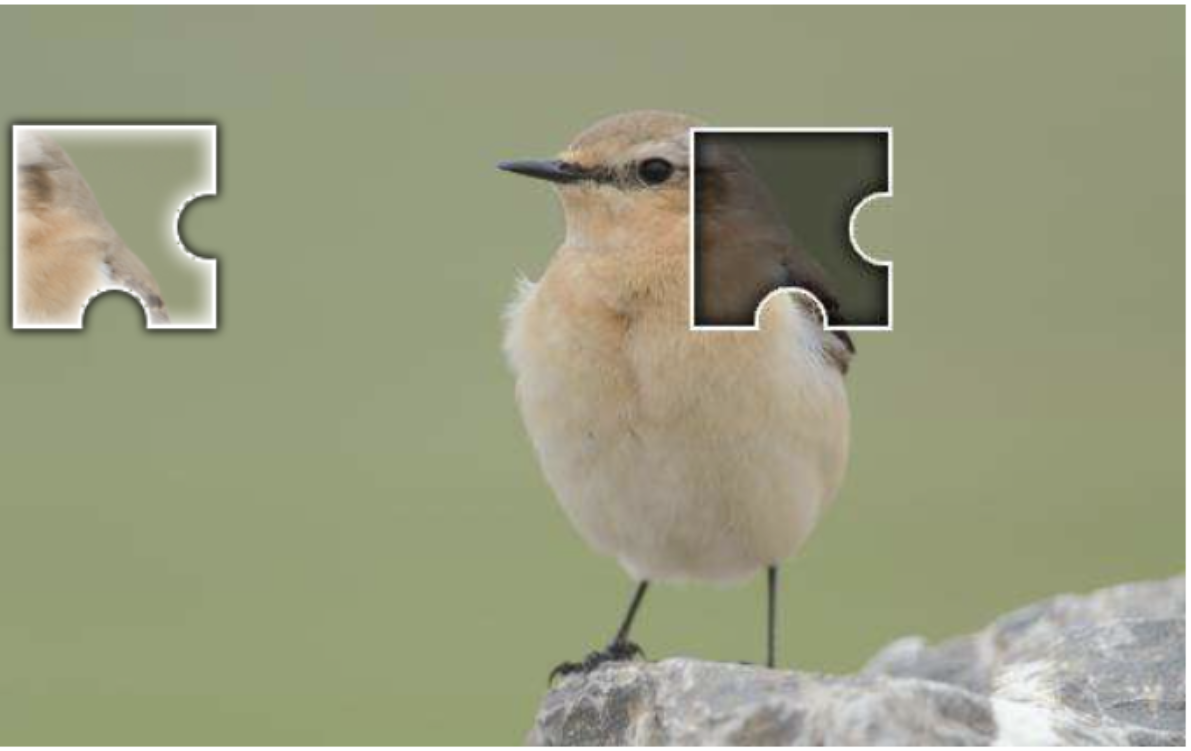
#> input picture week2/image2.png, 1191 x 751 px
$ python 3.py
#> lines starting #> are read from the running program, lines starting #| are printed output that depends on the picture; after the words box and inside, x2 and y2 are one past the last pixel; in counts of white or black regions, pixels touching at a corner belong together
import cv2
import numpy as np

background = cv2.imread('image2.png')
#> background is the input picture: shape (751, 1191, 3); mean B, G, R 128.7, 156.9, 153.9
slider = cv2.imread('slider.png')
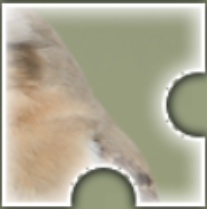
#> input picture week2/slider.png, 207 x 209 px
#> slider is the input picture: shape (209, 207, 3); mean B, G, R 148.7, 170.3, 174.6

bg_height, bg_width = background.shape[:2]
#> bg_height = 751; bg_width = 1191
slider_height, slider_width = slider.shape[:2]
#> slider_height = 209; slider_width = 207

start_x = bg_width // 2
#> start_x = 595
roi = background[0:bg_height, start_x:bg_width]
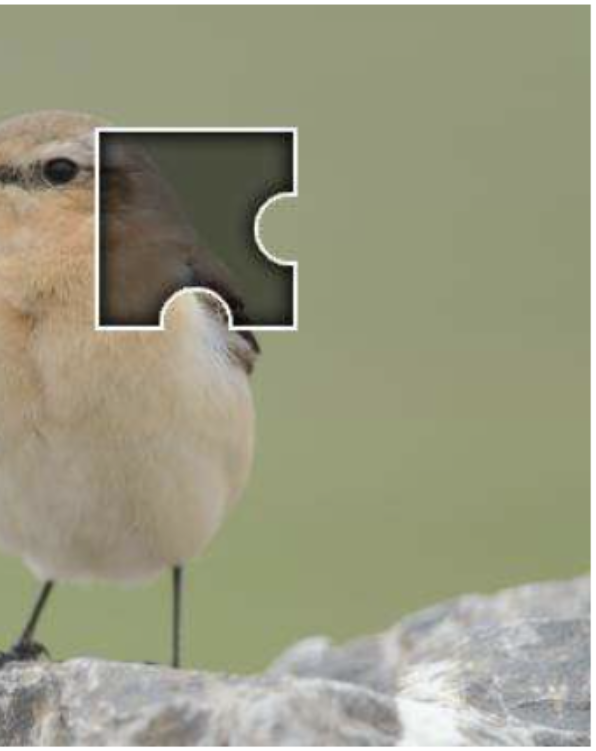
#> roi: shape (751, 596, 3); mean B, G, R 129.1, 153.4, 153.3

result = cv2.matchTemplate(roi, slider, cv2.TM_CCOEFF_NORMED)
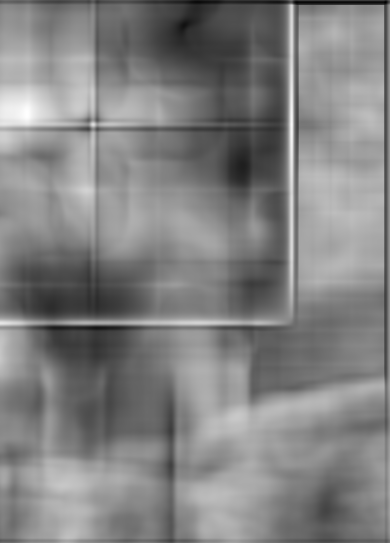
#> result: shape (543, 390) float32; min -0.267, max 0.288, mean 0.0157; drawn with min black and max white
min_val, max_val, min_loc, max_loc = cv2.minMaxLoc(result)
#> min_val = -0.267; max_val = 0.288; min_loc = (385, 2); max_loc = (26, 114)

top_left_roi = max_loc
#> top_left_roi = (26, 114)
top_left_original = (top_left_roi[0] + start_x, top_left_roi[1])
#> top_left_original = (621, 114)
bottom_right_original = (top_left_original[0] + slider_width, top_left_original[1] + slider_height)
#> bottom_right_original = (828, 323)

background[top_left_original[1]:bottom_right_original[1],
           top_left_original[0]:bottom_right_original[0]] = slider
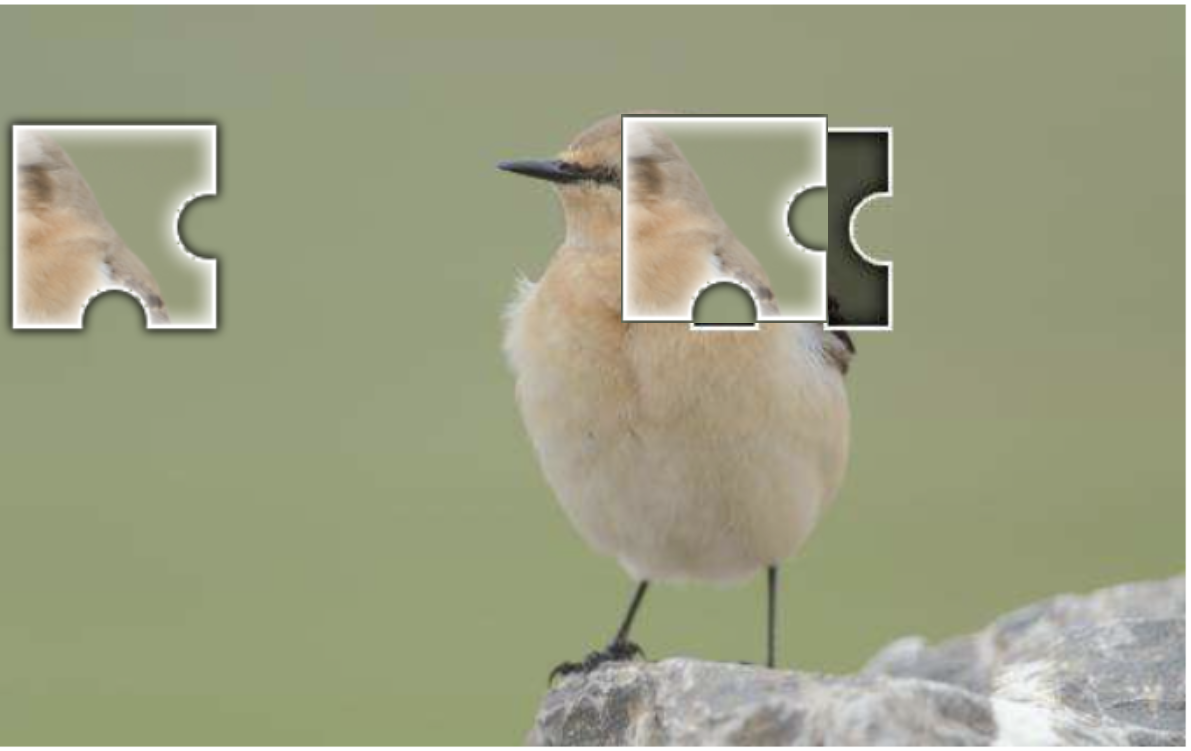
#> background: shape (751, 1191, 3); 4.84% of pixels changed, all inside (x1, y1, x2, y2) = (621, 114, 828, 323)

cv2.imwrite('result.png', background)
cv2.imshow('Result', background)
cv2.waitKey(0)
cv2.destroyAllWindows()
